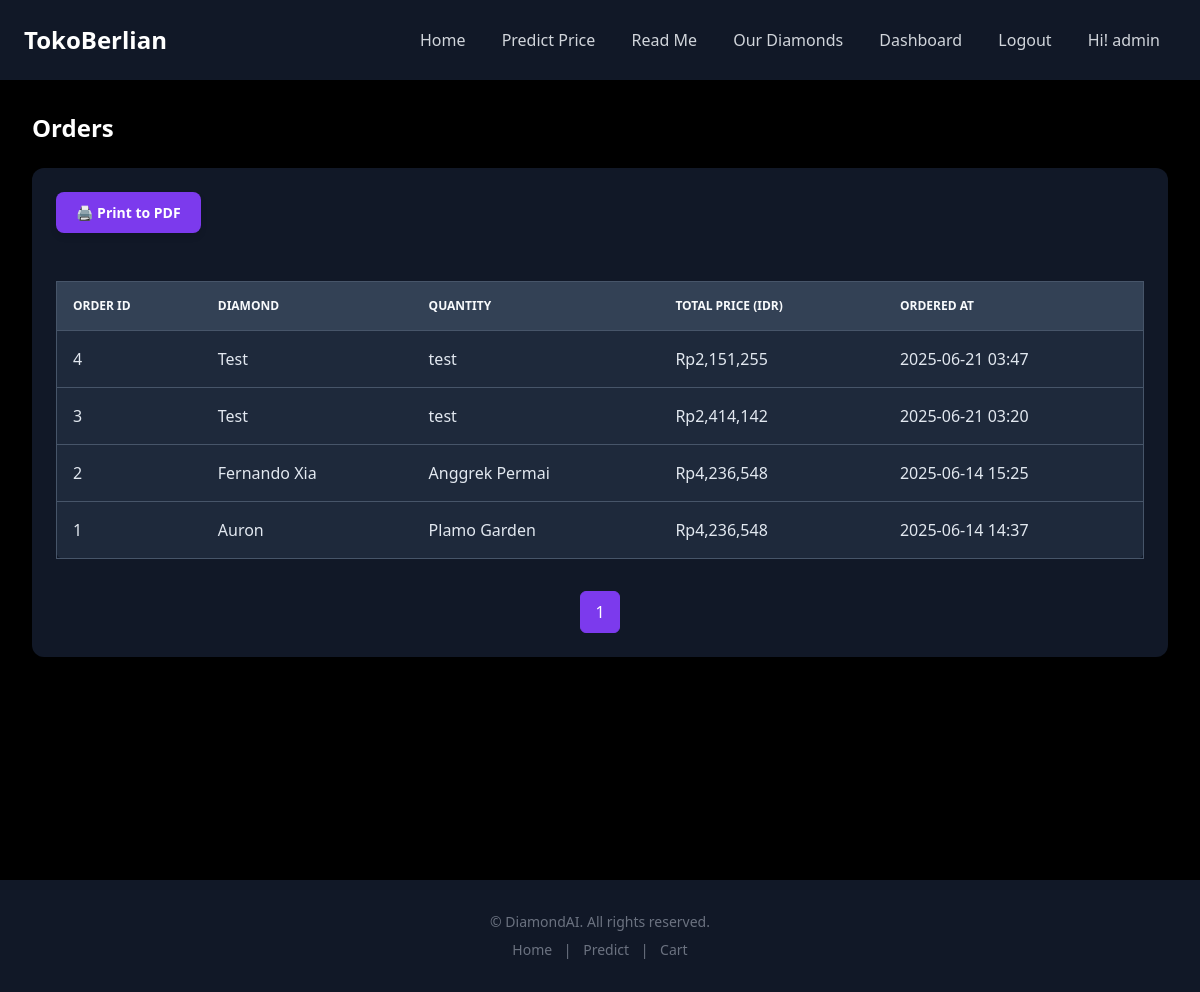
Screenshot of /orders/ (signed in) with the database file from the repository.
### prediction/models.py (models this page shows)
class Order(models.Model):
    user = models.ForeignKey(User, on_delete=models.CASCADE)
    full_name = models.CharField(max_length=100)
    address = models.TextField()
    created_at = models.DateTimeField(auto_now_add=True)
    total_price = models.DecimalField(max_digits=12, decimal_places=2)

### prediction/views.py (the view)
# urls.py: path('orders/', views.order_list, name='order_list'),
@login_required
@user_passes_test(is_admin)
def order_list(request):
    orders = Order.objects.all().order_by('-created_at')
    paginator = Paginator(orders, 10)
    page_number = request.GET.get('page')
    page_obj = paginator.get_page(page_number)
    return render(request, 'order_list.html',  {'page_obj': page_obj})

### prediction/views.py (called while the page is built)
def is_admin(user):
    return user.is_staff or user.is_superuser

### prediction/templates/order_list.html (shortened to what this page needs)
{% extends 'base.html' %}
{% load humanize %}
{% block content %}
<div class="prediction-history-page">
    <h2 class="text-2xl font-bold text-white mb-6">Orders</h2>
    {% if page_obj %}
    <div class="overflow-x-auto bg-gray-900 p-6 rounded-xl shadow-md">
        <button onclick="window.print()" class="print-btn no-print">🖨️ Print to PDF</button>
        <div class="print-container">
            <table class="table-container">
                <thead class="text-xs uppercase bg-gray-700 text-gray-300">
                    <tr>
                        <th class="py-2 px-4 border-b text-left">Order ID</th>
                        <th class="py-2 px-4 border-b text-left">Diamond</th>
                        <th class="py-2 px-4 border-b text-left">Quantity</th>
                        <th class="py-2 px-4 border-b text-left">Total Price (IDR)</th>
                        <th class="py-2 px-4 border-b text-left">Ordered at</th>
                    </tr>
                </thead>
                <tbody>
                    {% for order in page_obj %}
                    <tr class="hover:bg-gray-50">
                        <td class="py-2 px-4 border-b">{{ order.id }}</td>
                        <td class="py-2 px-4 border-b">{{ order.full_name }}</td>
                        <td class="py-2 px-4 border-b">{{ order.address }}</td>
                        <td class="py-2 px-4 border-b">Rp{{ order.total_price|floatformat:0|intcomma }}</td>
                        <td class="py-2 px-4 border-b">{{ order.created_at|date:"Y-m-d H:i" }}</td>
                    </tr>
                    {% endfor %}
                </tbody>
            </table>
            <div class="pagination no-print">
                {% for num in page_obj.paginator.page_range %}
                    {% if page_obj.number == num %}
                    <span class="current-page">{{ num }}</span>
                    {% elif num > page_obj.number|add:'-3' and num < page_obj.number|add:'3' %}
                    <a href="?page={{ num }}" class="page-link">{{ num }}</a>
                    {% endif %}
                {% endfor %}
            </div>
        </div>
    </div>
    {% else %}
        <p>You have no orders yet.</p>
    {% endif %}
</div>
{% endblock %}

### prediction/templates/base.html (shortened to what this page needs)
{% load humanize %}
{% load static %}
<!DOCTYPE html>
<html lang="en">
<head>
    <link rel="stylesheet" href="{% static 'css/diamond_card.css' %}">
    <link rel="stylesheet" href="{% static 'css/login_form.css' %}">
    <link rel="stylesheet" href="{% static 'css/home.css' %}">
    <link rel="stylesheet" href="{% static 'css/prediction_history.css' %}">
    <link rel="stylesheet" href="{% static 'css/checkout_button.css' %}">
    <script src="https://cdn.tailwindcss.com"></script>
</head>
<body>
    <nav class="flex justify-between items-center p-6 bg-gray-900 shadow-md no-print">
        <div class="text-2xl font-bold text-white">
            TokoBerlian
        </div>
        <div>
            <a href="/" class="text-gray-300 mx-4 hover:text-white hover:underline">Home</a>
            <a href="/predict" class="text-gray-300 mx-4 hover:text-white hover:underline">Predict Price</a>
            <a href="/information" class="text-gray-300 mx-4 hover:text-white hover:underline">Read Me</a>
            <a href="/product" class="text-gray-300 mx-4 hover:text-white hover:underline">Our Diamonds</a>
        {% if request.user.is_authenticated %}
            {% if request.user.is_superuser %}
                <a href="{% url 'dashboard' %}" class="text-gray-300 mx-4 hover:text-white hover:underline">Dashboard</a>
            {% else %}
                <a href="{% url 'view_cart' %}" class="text-gray-300 mx-4 hover:text-white hover:underline">Cart</a>
            {% endif %}
            <a href="{% url 'logout' %}" class="text-gray-300 mx-4 hover:text-white hover:underline">Logout</a>
            <span class="text-gray-300 mx-4 hover:text-white">
                Hi! {{ request.user.first_name|default:request.user.username }}
            </span>
        {% endif %}
    </nav>
    <div>
        {% block content %}
        {% endblock %}
    </div>
    <footer class="bg-gray-900 py-8 text-center text-gray-500 text-sm no-print">
        <p>&copy; {{ year }} DiamondAI. All rights reserved.</p>
        <div class="mt-2">
            <a href="/" class="hover:text-white px-2">Home</a> |
            <a href="/predict" class="hover:text-white px-2">Predict</a> |
            <a href="/cart" class="hover:text-white px-2">Cart</a>
        </div>
    </footer>
</body>
</html>

### prediction/static/css/login_form.css (style rules this page uses)
::placeholder { font-family: -apple-system, BlinkMacSystemFont, 'Segoe UI', Roboto, Oxygen, Ubuntu, Cantarell, 'Open Sans', 'Helvetica Neue', sans-serif; }

### prediction/static/css/prediction_history.css (style rules this page uses)
.prediction-history-page { background-color: black; color: #e2e8f0; font-family: 'Segoe UI', Tahoma, Geneva, Verdana, sans-serif; padding: 2rem; min-height: 100vh; }
.prediction-history-page .table-container { overflow-x: auto; margin-top: 2rem; }
.prediction-history-page table { width: 100%; border-collapse: collapse; background-color: #1e293b; border: 1px solid #475569; border-radius: 0.5rem; overflow: hidden; }
.prediction-history-page thead { background-color: #334155; }
.prediction-history-page th, .prediction-history-page td { padding: 1rem; text-align: left; border-bottom: 1px solid #475569; }
.prediction-history-page th { font-weight: bold; color: #f8fafc; }
.print-btn { background-color: #7c3aed; color: white; padding: 10px 20px; font-size: 14px; font-weight: 600; border: none; border-radius: 8px; cursor: pointer; transition: background-color 0.3s ease; box-shadow: 0 4px 6px rgba(0, 0, 0, 0.1); margin-bottom: 1rem; }
.pagination { display: flex; justify-content: center; align-items: center; margin-top: 2rem; gap: 10px; flex-wrap: wrap; }
.page-link, .current-page { padding: 8px 14px; border-radius: 6px; text-decoration: none; font-weight: 500; border: 1px solid #7c3aed; color: #7c3aed; transition: all 0.2s ease-in-out; }
.current-page { background-color: #7c3aed; color: white; cursor: default; }

### rows the page displays
Order: id "4", full_name "Test", address "test", total_price "2,151,255", created_at "2025-06-21 03:47"
Order: id "3", full_name "Test", address "test", total_price "2,414,142", created_at "2025-06-21 03:20"
Order: id "2", full_name "Fernando Xia", address "Anggrek Permai", total_price "4,236,548", created_at "2025-06-14 15:25"
Order: id "1", full_name "Auron", address "Plamo Garden", total_price "4,236,548", created_at "2025-06-14 14:37"

### other values shown
{{ request.user.first_name|default:request.user.username }} "admin"
{{ num }} "1"
